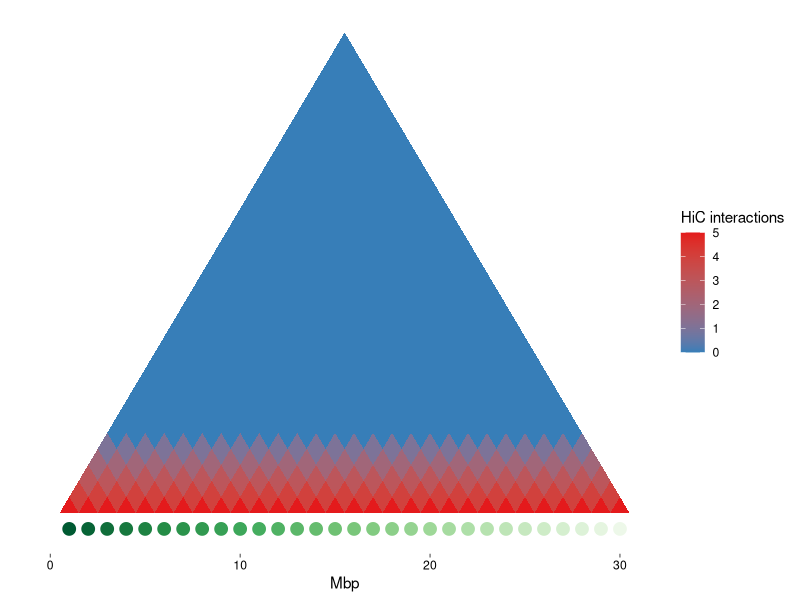
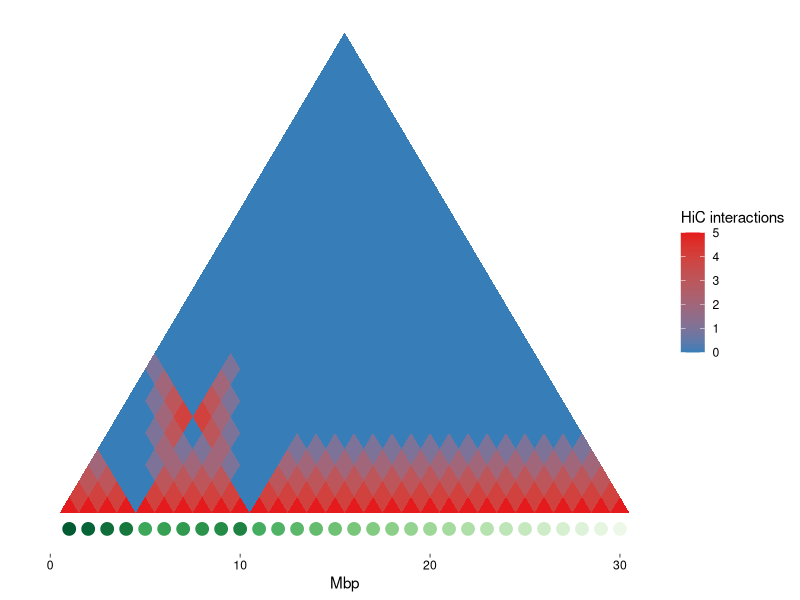
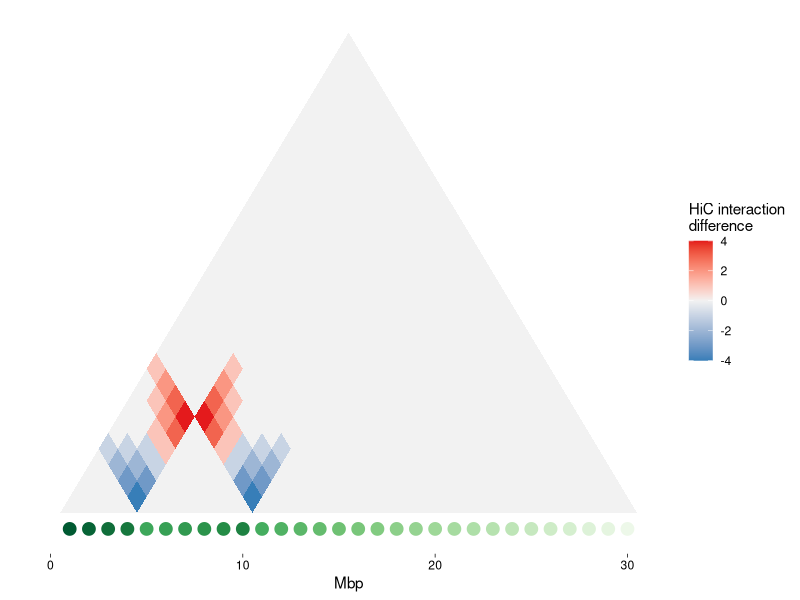
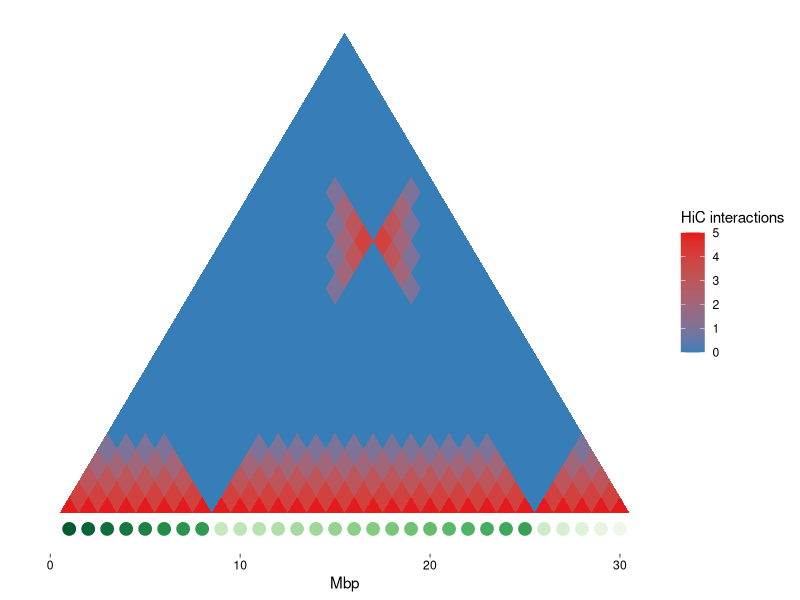
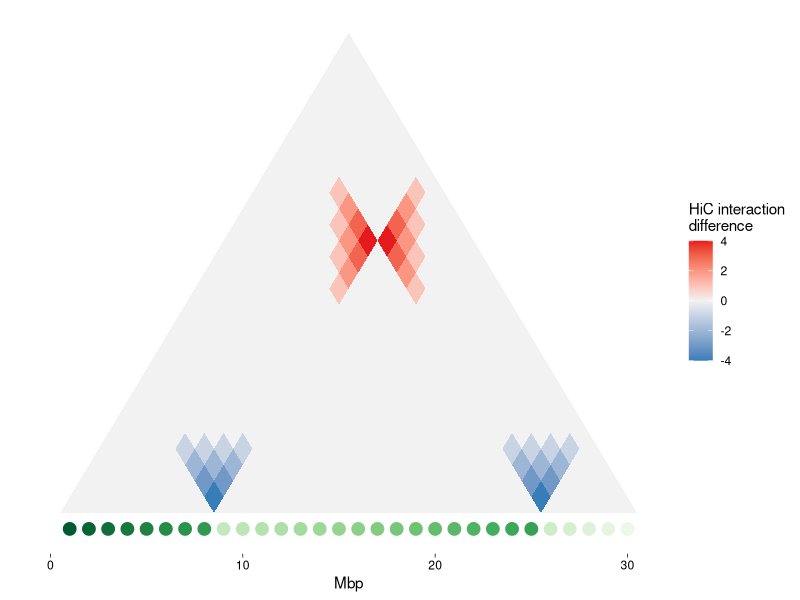
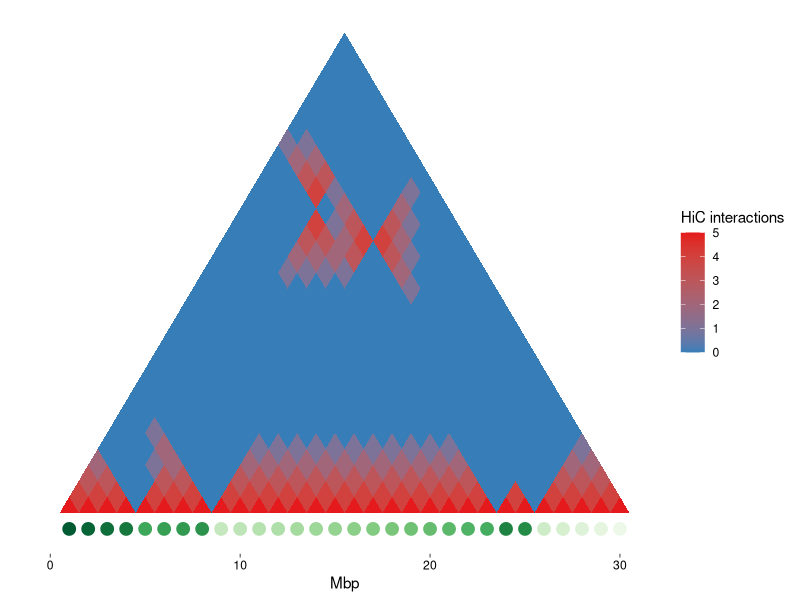
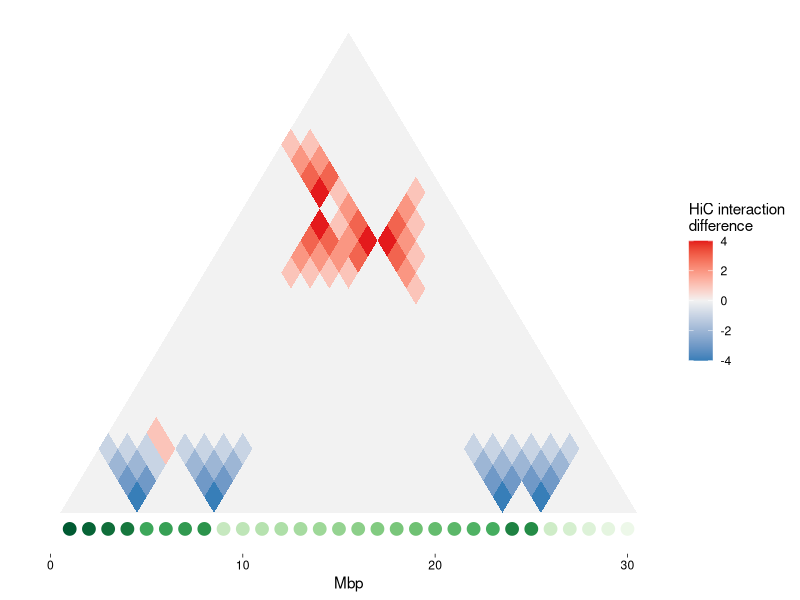
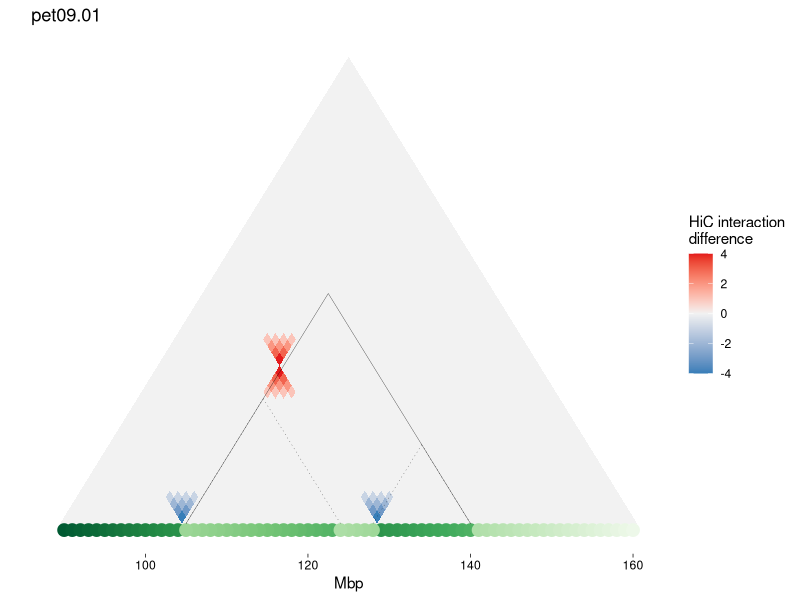

Here is the R script that generated these plots, in order:
library(tidyverse)

data <- tibble(pos1=numeric(),pos2=numeric(),link=numeric())
circle_size <- 4
circle_y <- -0.5

for (i in 1:30){
  for (j in 1:30){
    distance <- abs(j - i)
    link <- 5 - distance
    if (link < 0){
      link = 0
    }
    tmp <- tibble(pos1=i,pos2=j,link=link)
    data <- rbind(data,tmp)
  }
}
wild_type_data <- data %>% 
  filter(pos2 >= pos1) %>%
  mutate(x = as.numeric((pos1 + pos2)/2),
         y=as.numeric((pos2-pos1)/2)) %>%
  group_by(y,x,link) %>%
  expand(count = seq(1:4)) %>%
  mutate(bin_id = paste0(x,"_",y)) %>%
  ungroup() %>%
  mutate(y = case_when(count == 2 ~ y + 0.5,
                       count == 4 ~ y - 0.5,
                       TRUE ~ y),
         x = case_when(count == 1 ~ x - 0.5,
                       count == 3 ~ x + 0.5,
                       TRUE ~ x)) %>%
  mutate(y = case_when(y < 0 ~ 0,
                       TRUE ~ y)) %>%
  rename(original_link = link) 


pdf("HiC/inversion_examples.pdf",height=3,width=4)

data %>%
  mutate(pos1 = as.numeric(pos1),
         pos2 = as.numeric(pos2)) %>%
  mutate(color_value = pos1) %>%
  select(pos1,color_value) %>%
  unique() -> color_dots

data %>% 
  filter(pos2 >= pos1) %>%
  mutate(x = as.numeric((pos1 + pos2)/2),
         y=as.numeric((pos2-pos1)/2)) %>%
  group_by(y,x,link) %>%
  expand(count = seq(1:4)) %>%
  mutate(bin_id = paste0(x,"_",y)) %>%
  ungroup() %>%
  mutate(y = case_when(count == 2 ~ y + 0.5,
                       count == 4 ~ y - 0.5,
                       TRUE ~ y),
         x = case_when(count == 1 ~ x - 0.5,
                       count == 3 ~ x + 0.5,
                       TRUE ~ x)) %>%
  mutate(y = case_when(y < 0 ~ 0,
                       TRUE ~ y)) %>%
  ggplot(.,aes()) + geom_polygon(aes(x=x,y=y,fill=link,group = bin_id),size=0) +
  geom_point(data=color_dots, aes(x=pos1,y=circle_y,color=color_value),size=circle_size,show.legend = F) +
  scale_colour_distiller(palette = "Greens",) +
  scale_fill_gradient(low = "#377EB8",
                       high = "#E41A1C", name="HiC interactions") +

  theme_linedraw() + ylab("") + xlab("Mbp") +
  theme(panel.grid.major = element_blank(), panel.grid.minor = element_blank(),
        panel.background = element_blank(), axis.line = element_blank(),
        panel.border = element_blank(),
        axis.text.y=element_blank(),
        axis.ticks.y=element_blank()) 

####One small inversion

data %>%
  mutate(pos1 = as.numeric(pos1),
         pos2 = as.numeric(pos2)) %>%
  mutate(color_value = pos1) %>%
  mutate(pos1 = case_when(pos1 >=5 & pos1 <= 10 ~ (10 - pos1 + 5),
                          TRUE ~ pos1),
         pos2 = case_when(pos2 >=5 & pos2 <= 10 ~ (10 - pos2+ 5),
                          TRUE ~ pos2)) %>% 
  select(pos1,color_value) %>%
  unique() -> color_dots

data %>%
  mutate(pos1 = as.numeric(pos1),
         pos2 = as.numeric(pos2)) %>%
  mutate(pos1 = case_when(pos1 >=5 & pos1 <= 10 ~ (10 - pos1 + 5),
                          TRUE ~ pos1),
         pos2 = case_when(pos2 >=5 & pos2 <= 10 ~ (10 - pos2+ 5),
                          TRUE ~ pos2)) %>% 
  filter(pos2 >= pos1) %>%
  mutate(x = as.numeric((pos1 + pos2)/2),
         y=as.numeric((pos2-pos1)/2)) %>%
  group_by(y,x,link) %>%
  expand(count = seq(1:4)) %>%
  mutate(bin_id = paste0(x,"_",y)) %>%
  ungroup() %>%
  mutate(y = case_when(count == 2 ~ y + 0.5,
                       count == 4 ~ y - 0.5,
                       TRUE ~ y),
         x = case_when(count == 1 ~ x - 0.5,
                       count == 3 ~ x + 0.5,
                       TRUE ~ x)) %>%
  mutate(y = case_when(y < 0 ~ 0,
                       TRUE ~ y)) %>%
  ggplot(.,aes()) + geom_polygon(aes(x=x,y=y,fill=link,group = bin_id),size=0) +
  geom_point(data=color_dots, aes(x=pos1,y=circle_y,color=color_value),size=circle_size,show.legend = F) +
  scale_colour_distiller(palette = "Greens",) +
  scale_fill_gradient(low = "#377EB8",
                      high = "#E41A1C", name="HiC interactions") +
  
  theme_linedraw() + ylab("") + xlab("Mbp") +
  theme(panel.grid.major = element_blank(), panel.grid.minor = element_blank(),
        panel.background = element_blank(), axis.line = element_blank(),
        panel.border = element_blank(),
        axis.text.y=element_blank(),
        axis.ticks.y=element_blank()) 

data %>%
  mutate(pos1 = as.numeric(pos1),
         pos2 = as.numeric(pos2)) %>%
  mutate(pos1 = case_when(pos1 >=5 & pos1 <= 10 ~ (10 - pos1 + 5),
                          TRUE ~ pos1),
         pos2 = case_when(pos2 >=5 & pos2 <= 10 ~ (10 - pos2+ 5),
                          TRUE ~ pos2)) %>% 
  filter(pos2 >= pos1) %>%
  mutate(x = as.numeric((pos1 + pos2)/2),
         y=as.numeric((pos2-pos1)/2)) %>%
  group_by(y,x,link) %>%
  expand(count = seq(1:4)) %>%
  mutate(bin_id = paste0(x,"_",y)) %>%
  ungroup() %>%
  mutate(y = case_when(count == 2 ~ y + 0.5,
                       count == 4 ~ y - 0.5,
                       TRUE ~ y),
         x = case_when(count == 1 ~ x - 0.5,
                       count == 3 ~ x + 0.5,
                       TRUE ~ x)) %>%
  mutate(y = case_when(y < 0 ~ 0,
                       TRUE ~ y)) %>%
  inner_join(.,wild_type_data) %>%
  mutate(interaction_dif = link - original_link ) %>%
  ggplot(.,aes()) + geom_polygon(aes(x=x,y=y,fill=interaction_dif,group = bin_id),size=0) +
  geom_point(data=color_dots, aes(x=pos1,y=circle_y,color=color_value),size=circle_size,show.legend = F) +
  scale_colour_distiller(palette = "Greens") +
  scale_fill_gradient2(low = "#377EB8", mid = "#f2f2f2",
                       high = "#E41A1C", midpoint = 0,name="HiC interaction\ndifference",limits=c(-4,4)) +
  
  theme_linedraw() + ylab("") + xlab("Mbp") +
  theme(panel.grid.major = element_blank(), panel.grid.minor = element_blank(),
        panel.background = element_blank(), axis.line = element_blank(),
        panel.border = element_blank(),
        axis.text.y=element_blank(),
        axis.ticks.y=element_blank()) 

#####One big inversions
data %>%
  mutate(pos1 = as.numeric(pos1),
         pos2 = as.numeric(pos2)) %>%
  mutate(color_value = pos1) %>%
  mutate(pos1 = case_when(pos1 >=9 & pos1 <= 25 ~ (25 - pos1 + 9),
                          TRUE ~ pos1),
         pos2 = case_when(pos2 >=9 & pos2 <= 25 ~ (25 - pos2+ 9),
                          TRUE ~ pos2)) %>% 
  select(pos1,color_value) %>%
  unique() -> color_dots


data %>%
  mutate(pos1 = as.numeric(pos1),
         pos2 = as.numeric(pos2)) %>%
  mutate(pos1 = case_when(pos1 >=9 & pos1 <= 25 ~ (25 - pos1 + 9),
                          TRUE ~ pos1),
         pos2 = case_when(pos2 >=9 & pos2 <= 25 ~ (25 - pos2+ 9),
                          TRUE ~ pos2)) %>% 
  filter(pos2 >= pos1) %>%
  mutate(x = as.numeric((pos1 + pos2)/2),
         y=as.numeric((pos2-pos1)/2)) %>%
  group_by(y,x,link) %>%
  expand(count = seq(1:4)) %>%
  mutate(bin_id = paste0(x,"_",y)) %>%
  ungroup() %>%
  mutate(y = case_when(count == 2 ~ y + 0.5,
                       count == 4 ~ y - 0.5,
                       TRUE ~ y),
         x = case_when(count == 1 ~ x - 0.5,
                       count == 3 ~ x + 0.5,
                       TRUE ~ x)) %>%
  mutate(y = case_when(y < 0 ~ 0,
                       TRUE ~ y)) %>%
  ggplot(.,aes()) + geom_polygon(aes(x=x,y=y,fill=link,group = bin_id),size=0) +
  geom_point(data=color_dots, aes(x=pos1,y=circle_y,color=color_value),size=circle_size,show.legend = F) +
  scale_colour_distiller(palette = "Greens") +
  scale_fill_gradient(low = "#377EB8",
                      high = "#E41A1C", name="HiC interactions") +
  
  theme_linedraw() + ylab("") + xlab("Mbp") +
  theme(panel.grid.major = element_blank(), panel.grid.minor = element_blank(),
        panel.background = element_blank(), axis.line = element_blank(),
        panel.border = element_blank(),
        axis.text.y=element_blank(),
        axis.ticks.y=element_blank()) 


data %>%
  mutate(pos1 = as.numeric(pos1),
         pos2 = as.numeric(pos2)) %>%
  mutate(pos1 = case_when(pos1 >=9 & pos1 <= 25 ~ (25 - pos1 + 9),
                          TRUE ~ pos1),
         pos2 = case_when(pos2 >=9 & pos2 <= 25 ~ (25 - pos2+ 9),
                          TRUE ~ pos2)) %>% 
  filter(pos2 >= pos1) %>%
  mutate(x = as.numeric((pos1 + pos2)/2),
         y=as.numeric((pos2-pos1)/2)) %>%
  group_by(y,x,link) %>%
  expand(count = seq(1:4)) %>%
  mutate(bin_id = paste0(x,"_",y)) %>%
  ungroup() %>%
  mutate(y = case_when(count == 2 ~ y + 0.5,
                       count == 4 ~ y - 0.5,
                       TRUE ~ y),
         x = case_when(count == 1 ~ x - 0.5,
                       count == 3 ~ x + 0.5,
                       TRUE ~ x)) %>%
  mutate(y = case_when(y < 0 ~ 0,
                       TRUE ~ y)) %>%
inner_join(.,wild_type_data) %>%
  mutate(interaction_dif = link - original_link ) %>%
  ggplot(.,aes()) + geom_polygon(aes(x=x,y=y,fill=interaction_dif,group = bin_id),size=0) +
  geom_point(data=color_dots, aes(x=pos1,y=circle_y,color=color_value),size=circle_size,show.legend = F) +
  scale_colour_distiller(palette = "Greens") +
  scale_fill_gradient2(low = "#377EB8", mid = "#f2f2f2",
                       high = "#E41A1C", midpoint = 0,name="HiC interaction\ndifference",limits=c(-4,4)) +
  
  theme_linedraw() + ylab("") + xlab("Mbp") +
  theme(panel.grid.major = element_blank(), panel.grid.minor = element_blank(),
        panel.background = element_blank(), axis.line = element_blank(),
        panel.border = element_blank(),
        axis.text.y=element_blank(),
        axis.ticks.y=element_blank()) 




#####Two inversions

data %>%
  mutate(pos1 = as.numeric(pos1),
         pos2 = as.numeric(pos2)) %>%
  mutate(color_value = pos1) %>%
  mutate(pos1 = case_when(pos1 >=5 & pos1 <= 10 ~ (10 - pos1 + 5),
                          TRUE ~ pos1),
         pos2 = case_when(pos2 >=5 & pos2 <= 10 ~ (10 - pos2+ 5),
                          TRUE ~ pos2)) %>% 
  mutate(pos1 = case_when(pos1 >=9 & pos1 <= 25 ~ (25 - pos1 + 9),
                          TRUE ~ pos1),
         pos2 = case_when(pos2 >=9 & pos2 <= 25 ~ (25 - pos2+ 9),
                          TRUE ~ pos2)) %>%
  select(pos1,color_value) %>%
  unique() -> color_dots


data %>%
  mutate(pos1 = as.numeric(pos1),
         pos2 = as.numeric(pos2)) %>%
  mutate(pos1 = case_when(pos1 >=5 & pos1 <= 10 ~ (10 - pos1 + 5),
                          TRUE ~ pos1),
         pos2 = case_when(pos2 >=5 & pos2 <= 10 ~ (10 - pos2+ 5),
                          TRUE ~ pos2)) %>% 
  mutate(pos1 = case_when(pos1 >=9 & pos1 <= 25 ~ (25 - pos1 + 9),
                          TRUE ~ pos1),
         pos2 = case_when(pos2 >=9 & pos2 <= 25 ~ (25 - pos2+ 9),
                          TRUE ~ pos2)) %>% 
  filter(pos2 >= pos1) %>%
  mutate(x = as.numeric((pos1 + pos2)/2),
         y=as.numeric((pos2-pos1)/2)) %>%
  group_by(y,x,link) %>%
  expand(count = seq(1:4)) %>%
  mutate(bin_id = paste0(x,"_",y)) %>%
  ungroup() %>%
  mutate(y = case_when(count == 2 ~ y + 0.5,
                       count == 4 ~ y - 0.5,
                       TRUE ~ y),
         x = case_when(count == 1 ~ x - 0.5,
                       count == 3 ~ x + 0.5,
                       TRUE ~ x)) %>%
  mutate(y = case_when(y < 0 ~ 0,
                       TRUE ~ y)) %>%
  ggplot(.,aes()) + geom_polygon(aes(x=x,y=y,fill=link,group = bin_id),size=0) +
  geom_point(data=color_dots, aes(x=pos1,y=circle_y,color=color_value),size=circle_size,show.legend = F) +
  scale_colour_distiller(palette = "Greens") +
  scale_fill_gradient(low = "#377EB8",
                      high = "#E41A1C", name="HiC interactions") +
  
  theme_linedraw() + ylab("") + xlab("Mbp") +
  theme(panel.grid.major = element_blank(), panel.grid.minor = element_blank(),
        panel.background = element_blank(), axis.line = element_blank(),
        panel.border = element_blank(),
        axis.text.y=element_blank(),
        axis.ticks.y=element_blank()) 




data %>%
  mutate(pos1 = as.numeric(pos1),
         pos2 = as.numeric(pos2)) %>%
  mutate(pos1 = case_when(pos1 >=5 & pos1 <= 10 ~ (10 - pos1 + 5),
                          TRUE ~ pos1),
         pos2 = case_when(pos2 >=5 & pos2 <= 10 ~ (10 - pos2+ 5),
                          TRUE ~ pos2)) %>% 
  mutate(pos1 = case_when(pos1 >=9 & pos1 <= 25 ~ (25 - pos1 + 9),
                          TRUE ~ pos1),
         pos2 = case_when(pos2 >=9 & pos2 <= 25 ~ (25 - pos2+ 9),
                          TRUE ~ pos2)) %>% 
  filter(pos2 >= pos1) %>%
  mutate(x = as.numeric((pos1 + pos2)/2),
         y=as.numeric((pos2-pos1)/2)) %>%
  group_by(y,x,link) %>%
  expand(count = seq(1:4)) %>%
  mutate(bin_id = paste0(x,"_",y)) %>%
  ungroup() %>%
  mutate(y = case_when(count == 2 ~ y + 0.5,
                       count == 4 ~ y - 0.5,
                       TRUE ~ y),
         x = case_when(count == 1 ~ x - 0.5,
                       count == 3 ~ x + 0.5,
                       TRUE ~ x)) %>%
  mutate(y = case_when(y < 0 ~ 0,
                       TRUE ~ y)) %>%
  inner_join(.,wild_type_data) %>%
  mutate(interaction_dif = link - original_link ) %>%
  ggplot(.,aes()) + geom_polygon(aes(x=x,y=y,fill=interaction_dif,group = bin_id),size=0) +
  geom_point(data=color_dots, aes(x=pos1,y=circle_y,color=color_value),size=circle_size,show.legend = F) +
  scale_colour_distiller(palette = "Greens") +
  scale_fill_gradient2(low = "#377EB8", mid = "#f2f2f2",
                       high = "#E41A1C", midpoint = 0,name="HiC interaction\ndifference",limits=c(-4,4)) +
  
  theme_linedraw() + ylab("") + xlab("Mbp") +
  theme(panel.grid.major = element_blank(), panel.grid.minor = element_blank(),
        panel.background = element_blank(), axis.line = element_blank(),
        panel.border = element_blank(),
        axis.text.y=element_blank(),
        axis.ticks.y=element_blank()) 

dev.off()
##############################
####For pet09.01
##############################
pdf("HiC/inversion_examples_forpaper.pdf",height=3,width=6)


data <- tibble(pos1=numeric(),pos2=numeric(),link=numeric())
circle_size <- 4
circle_y <- -0.5

for (i in 90:160){
  for (j in 90:160){
    distance <- abs(j - i)
    link <- 5 - distance
    if (link < 0){
      link = 0
    }
    tmp <- tibble(pos1=i,pos2=j,link=link)
    data <- rbind(data,tmp)
  }
}
wild_type_data <- data %>% 
  mutate(pos1 = as.numeric(pos1),
         pos2 = as.numeric(pos2)) %>%
  mutate(pos1 = case_when(pos1 >=124 & pos1 <= 140 ~ (124 - pos1 + 140),
                          TRUE ~ pos1),
         pos2 = case_when(pos2 >=124 & pos2 <= 140 ~ (124 - pos2 + 140),
                          TRUE ~ pos2)) %>% 
  filter(pos2 >= pos1) %>%
  mutate(x = as.numeric((pos1 + pos2)/2),
         y=as.numeric((pos2-pos1)/2)) %>%
  group_by(y,x,link) %>%
  expand(count = seq(1:4)) %>%
  mutate(bin_id = paste0(x,"_",y)) %>%
  ungroup() %>%
  mutate(y = case_when(count == 2 ~ y + 0.5,
                       count == 4 ~ y - 0.5,
                       TRUE ~ y),
         x = case_when(count == 1 ~ x - 0.5,
                       count == 3 ~ x + 0.5,
                       TRUE ~ x)) %>%
  mutate(y = case_when(y < 0 ~ 0,
                       TRUE ~ y)) %>%
  rename(original_link = link) 


data %>%
  mutate(pos1 = as.numeric(pos1),
         pos2 = as.numeric(pos2)) %>%
  mutate(color_value = pos1) %>%
  mutate(pos1 = case_when(pos1 >=105 & pos1 <= 135 ~ (105 - pos1 + 135),
                          TRUE ~ pos1),
         pos2 = case_when(pos2 >=105 & pos2 <= 135 ~ (105 - pos2 + 135),
                          TRUE ~ pos2)) %>% 
  mutate(pos1 = case_when(pos1 >=124 & pos1 <= 140 ~ (124 - pos1 + 140),
                          TRUE ~ pos1),
         pos2 = case_when(pos2 >=124 & pos2 <= 140 ~ (124 - pos2 + 140),
                          TRUE ~ pos2)) %>% 
  select(pos1,color_value) %>%
  unique() -> color_dots



data %>%
  mutate(pos1 = as.numeric(pos1),
         pos2 = as.numeric(pos2)) %>%
  mutate(pos1 = case_when(pos1 >=105 & pos1 <= 135 ~ (105 - pos1 + 135),
                          TRUE ~ pos1),
         pos2 = case_when(pos2 >=105 & pos2 <= 135 ~ (105 - pos2 + 135),
                          TRUE ~ pos2)) %>% 
  mutate(pos1 = case_when(pos1 >=124 & pos1 <= 140 ~ (124 - pos1 + 140),
                          TRUE ~ pos1),
         pos2 = case_when(pos2 >=124 & pos2 <= 140 ~ (124 - pos2 + 140),
                          TRUE ~ pos2)) %>% 
  filter(pos2 >= pos1) %>%
  mutate(x = as.numeric((pos1 + pos2)/2),
         y=as.numeric((pos2-pos1)/2)) %>%
  group_by(y,x,link) %>%
  expand(count = seq(1:4)) %>%
  mutate(bin_id = paste0(x,"_",y)) %>%
  ungroup() %>%
  mutate(y = case_when(count == 2 ~ y + 0.5,
                       count == 4 ~ y - 0.5,
                       TRUE ~ y),
         x = case_when(count == 1 ~ x - 0.5,
                       count == 3 ~ x + 0.5,
                       TRUE ~ x)) %>%
  mutate(y = case_when(y < 0 ~ 0,
                       TRUE ~ y)) %>%
  inner_join(.,wild_type_data) %>%
  mutate(interaction_dif = link - original_link ) %>%
  ggplot(.,aes()) + geom_polygon(aes(x=x,y=y,fill=interaction_dif,group = bin_id),size=0) +
  geom_point(data=color_dots, aes(x=pos1,y=circle_y,color=color_value),size=circle_size,show.legend = F) +
  scale_colour_distiller(palette = "Greens") +
  scale_fill_gradient2(low = "#377EB8", mid = "#f2f2f2",
                       high = "#E41A1C", midpoint = 0,name="HiC interaction\ndifference",limits=c(-4,4)) +
  
  theme_linedraw() + ylab("") + xlab("Mbp") +
  theme(panel.grid.major = element_blank(), panel.grid.minor = element_blank(),
        panel.background = element_blank(), axis.line = element_blank(),
        panel.border = element_blank(),
        axis.text.y=element_blank(),
        axis.ticks.y=element_blank()) +
  annotate("segment",x=105,y=0,
           yend=17.5,xend=122.5,
           alpha=1,color="black",size=0.1) +
  annotate("segment",x=140,y=0,
           yend=17.5,xend=122.5,
           alpha=1,color="black",size=0.1) +
  annotate("segment",x=105,y=0,
         yend=9.5,xend=114.5,
         alpha=1,color="black",size=0.1,linetype="dotted") +
  annotate("segment",x=124,y=0,
           yend=9.5,xend=114.5,
           alpha=1,color="black",size=0.1,linetype="dotted") +
  annotate("segment",x=128,y=0,
           yend=6,xend=134,
           alpha=1,color="black",size=0.1,linetype="dotted") +
  annotate("segment",x=140,y=0,
           yend=6,xend=134,
           alpha=1,color="black",size=0.1,linetype="dotted") +
  ggtitle("pet09.01")


####Pet05.01


data <- tibble(pos1=numeric(),pos2=numeric(),link=numeric())
circle_size <- 4
circle_y <- -0.5

for (i in 140:187){
  for (j in 140:187){
    distance <- abs(j - i)
    link <- 5 - distance
    if (link < 0){
      link = 0
    }
    tmp <- tibble(pos1=i,pos2=j,link=link)
    data <- rbind(data,tmp)
  }
}

wild_type_data <- data %>% 
  mutate(pos1 = as.numeric(pos1),
         pos2 = as.numeric(pos2)) %>%
  mutate(pos1 = case_when(pos1 >=181 & pos1 <= 186 ~ (181 - pos1 + 186),
                          TRUE ~ pos1),
         pos2 = case_when(pos2 >=181 & pos2 <= 186 ~ (181 - pos2 + 186),
                          TRUE ~ pos2)) %>% 
  filter(pos2 >= pos1) %>%
  mutate(x = as.numeric((pos1 + pos2)/2),
         y=as.numeric((pos2-pos1)/2)) %>%
  group_by(y,x,link) %>%
  expand(count = seq(1:4)) %>%
  mutate(bin_id = paste0(x,"_",y)) %>%
  ungroup() %>%
  mutate(y = case_when(count == 2 ~ y + 0.5,
                       count == 4 ~ y - 0.5,
                       TRUE ~ y),
         x = case_when(count == 1 ~ x - 0.5,
                       count == 3 ~ x + 0.5,
                       TRUE ~ x)) %>%
  mutate(y = case_when(y < 0 ~ 0,
                       TRUE ~ y)) %>%
  rename(original_link = link) 



data %>%
  mutate(pos1 = as.numeric(pos1),
         pos2 = as.numeric(pos2)) %>%
  mutate(color_value = pos1) %>%
  mutate(pos1 = case_when(pos1 >=157 & pos1 <= 184 ~ (157 - pos1 + 184),
                          TRUE ~ pos1),
         pos2 = case_when(pos2 >=157 & pos2 <= 184 ~ (157 - pos2 + 184),
                          TRUE ~ pos2)) %>% 
  mutate(pos1 = case_when(pos1 >=181 & pos1 <= 185 ~ (181 - pos1 + 185),
                          TRUE ~ pos1),
         pos2 = case_when(pos2 >=181 & pos2 <= 185 ~ (181 - pos2 + 185),
                          TRUE ~ pos2)) %>% 
  select(pos1,color_value) %>%
  unique() -> color_dots



data %>%
  mutate(pos1 = as.numeric(pos1),
         pos2 = as.numeric(pos2)) %>%
  mutate(pos1 = case_when(pos1 >=157 & pos1 <= 184 ~ (157 - pos1 + 184),
                          TRUE ~ pos1),
         pos2 = case_when(pos2 >=157 & pos2 <= 184 ~ (157 - pos2 + 184),
                          TRUE ~ pos2)) %>% 
  mutate(pos1 = case_when(pos1 >=181 & pos1 <= 185 ~ (181 - pos1 + 185),
                          TRUE ~ pos1),
         pos2 = case_when(pos2 >=181 & pos2 <= 185 ~ (181 - pos2 + 185),
                          TRUE ~ pos2)) %>% 
  filter(pos2 >= pos1) %>%
  mutate(x = as.numeric((pos1 + pos2)/2),
         y=as.numeric((pos2-pos1)/2)) %>%
  group_by(y,x,link) %>%
  expand(count = seq(1:4)) %>%
  mutate(bin_id = paste0(x,"_",y)) %>%
  ungroup() %>%
  mutate(y = case_when(count == 2 ~ y + 0.5,
                       count == 4 ~ y - 0.5,
                       TRUE ~ y),
         x = case_when(count == 1 ~ x - 0.5,
                       count == 3 ~ x + 0.5,
                       TRUE ~ x)) %>%
  mutate(y = case_when(y < 0 ~ 0,
                       TRUE ~ y)) %>%
  inner_join(.,wild_type_data) %>%
  mutate(interaction_dif = link - original_link ) %>%
  ggplot(.,aes()) + geom_polygon(aes(x=x,y=y,fill=interaction_dif,group = bin_id),size=0) +
  geom_point(data=color_dots, aes(x=pos1,y=circle_y,color=color_value),size=circle_size,show.legend = F) +
  scale_colour_distiller(palette = "Greens") +
  scale_fill_gradient2(low = "#377EB8", mid = "#f2f2f2",
                       high = "#E41A1C", midpoint = 0,name="HiC interaction\ndifference",limits=c(-4,4)) +
  
  theme_linedraw() + ylab("") + xlab("Mbp") +
  theme(panel.grid.major = element_blank(), panel.grid.minor = element_blank(),
        panel.background = element_blank(), axis.line = element_blank(),
        panel.border = element_blank(),
        axis.text.y=element_blank(),
        axis.ticks.y=element_blank()) +
  annotate("segment",x=154,y=0,
           yend=15.5,xend=169.5,
           alpha=1,color="black",size=0.1) +
  annotate("segment",x=186,y=0,
           yend=15.5,xend=169.5,
           alpha=1,color="black",size=0.1) +
  annotate("segment",x=154,y=0,
           yend=13.5,xend=167.5,
           alpha=1,color="black",size=0.1,linetype="dotted") +
  annotate("segment",x=181,y=0,
           yend=13.5,xend=167.5,
           alpha=1,color="black",size=0.1,linetype="dotted") +
  annotate("segment",x=182,y=0,
           yend=2,xend=184,
           alpha=1,color="black",size=0.1,linetype="dotted") +
  annotate("segment",x=186,y=0,
           yend=2,xend=184,
           alpha=1,color="black",size=0.1,linetype="dotted") +
  ggtitle("pet05.01")


#####Pet17.03



data <- tibble(pos1=numeric(),pos2=numeric(),link=numeric())
circle_size <- 4
circle_y <- -0.5

for (i in 169:205){
  for (j in 169:205){
    distance <- abs(j - i)
    link <- 5 - distance
    if (link < 0){
      link = 0
    }
    tmp <- tibble(pos1=i,pos2=j,link=link)
    data <- rbind(data,tmp)
  }
}
wild_type_data <- data %>% 
  mutate(pos1 = as.numeric(pos1),
         pos2 = as.numeric(pos2)) %>%
  filter(pos2 >= pos1) %>%
  mutate(x = as.numeric((pos1 + pos2)/2),
         y=as.numeric((pos2-pos1)/2)) %>%
  group_by(y,x,link) %>%
  expand(count = seq(1:4)) %>%
  mutate(bin_id = paste0(x,"_",y)) %>%
  ungroup() %>%
  mutate(y = case_when(count == 2 ~ y + 0.5,
                       count == 4 ~ y - 0.5,
                       TRUE ~ y),
         x = case_when(count == 1 ~ x - 0.5,
                       count == 3 ~ x + 0.5,
                       TRUE ~ x)) %>%
  mutate(y = case_when(y < 0 ~ 0,
                       TRUE ~ y)) %>%
  rename(original_link = link) 


data %>%
  mutate(pos1 = as.numeric(pos1),
         pos2 = as.numeric(pos2)) %>%
  mutate(color_value = pos1) %>%
  mutate(pos1 = case_when(pos1 >=188 & pos1 <= 204 ~ (188 - pos1 + 204),
                          TRUE ~ pos1),
         pos2 = case_when(pos2 >=188 & pos2 <= 204 ~ (188 - pos2 + 204),
                          TRUE ~ pos2)) %>% 
  select(pos1,color_value) %>%
  unique() -> color_dots



data %>%
  mutate(pos1 = as.numeric(pos1),
         pos2 = as.numeric(pos2)) %>%
  mutate(pos1 = case_when(pos1 >=188 & pos1 <= 204 ~ (188 - pos1 + 204),
                          TRUE ~ pos1),
         pos2 = case_when(pos2 >=188 & pos2 <= 204 ~ (188 - pos2 + 204),
                          TRUE ~ pos2)) %>% 
  filter(pos2 >= pos1) %>%
  mutate(x = as.numeric((pos1 + pos2)/2),
         y=as.numeric((pos2-pos1)/2)) %>%
  group_by(y,x,link) %>%
  expand(count = seq(1:4)) %>%
  mutate(bin_id = paste0(x,"_",y)) %>%
  ungroup() %>%
  mutate(y = case_when(count == 2 ~ y + 0.5,
                       count == 4 ~ y - 0.5,
                       TRUE ~ y),
         x = case_when(count == 1 ~ x - 0.5,
                       count == 3 ~ x + 0.5,
                       TRUE ~ x)) %>%
  mutate(y = case_when(y < 0 ~ 0,
                       TRUE ~ y)) %>%
  inner_join(.,wild_type_data) %>%
  mutate(interaction_dif = link - original_link ) %>%
  ggplot(.,aes()) + geom_polygon(aes(x=x,y=y,fill=interaction_dif,group = bin_id),size=0) +
  geom_point(data=color_dots, aes(x=pos1,y=circle_y,color=color_value),size=circle_size,show.legend = F) +
  scale_colour_distiller(palette = "Greens") +
  scale_fill_gradient2(low = "#377EB8", mid = "#f2f2f2",
                       high = "#E41A1C", midpoint = 0,name="HiC interaction\ndifference",limits=c(-4,4)) +
  
  theme_linedraw() + ylab("") + xlab("Mbp") +
  theme(panel.grid.major = element_blank(), panel.grid.minor = element_blank(),
        panel.background = element_blank(), axis.line = element_blank(),
        panel.border = element_blank(),
        axis.text.y=element_blank(),
        axis.ticks.y=element_blank()) +
  annotate("segment",x=188,y=0,
           yend=8,xend=196,
           alpha=1,color="black",size=0.1) +
  annotate("segment",x=204,y=0,
           yend=8,xend=196,
           alpha=1,color="black",size=0.1) +
  ggtitle("pet17.03")


dev.off()

